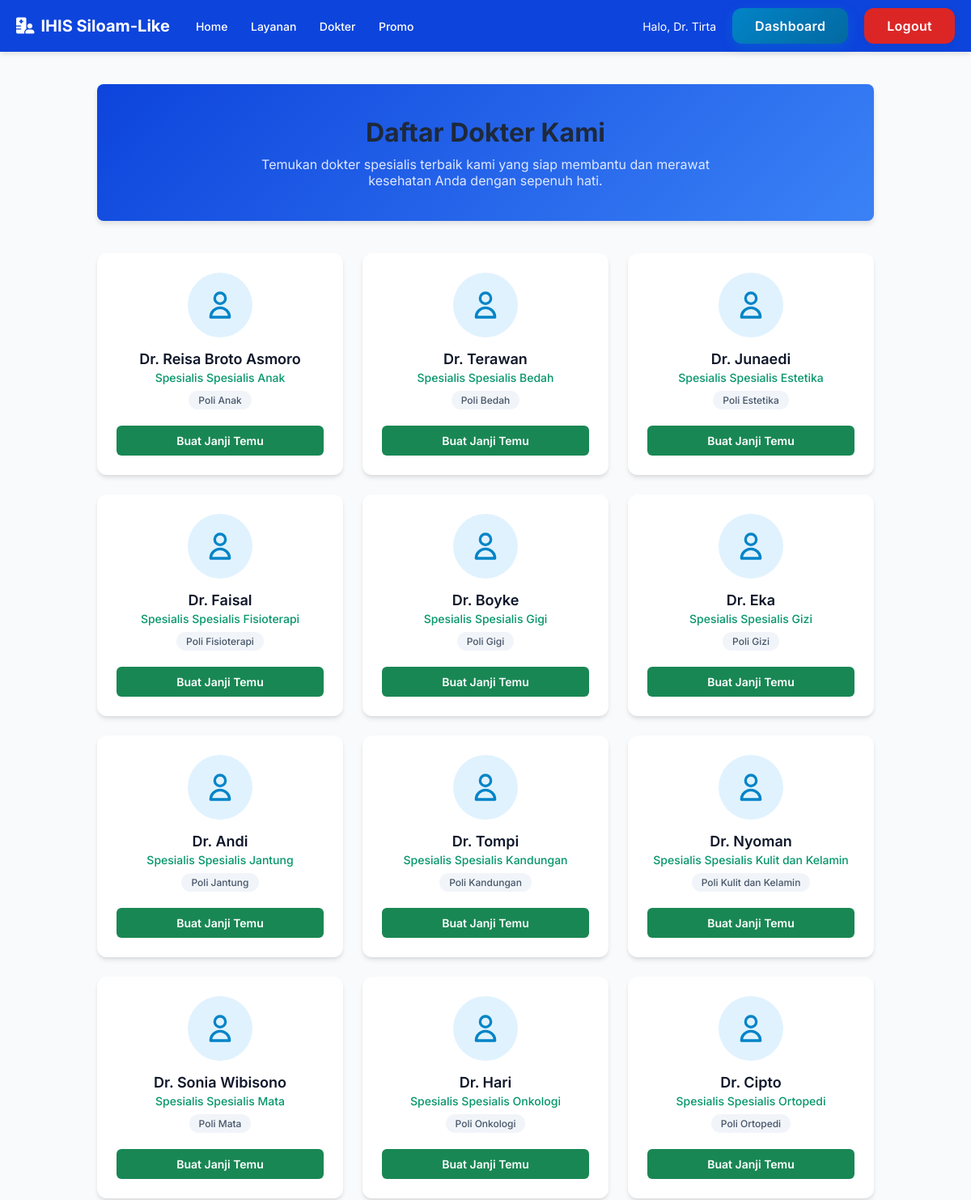
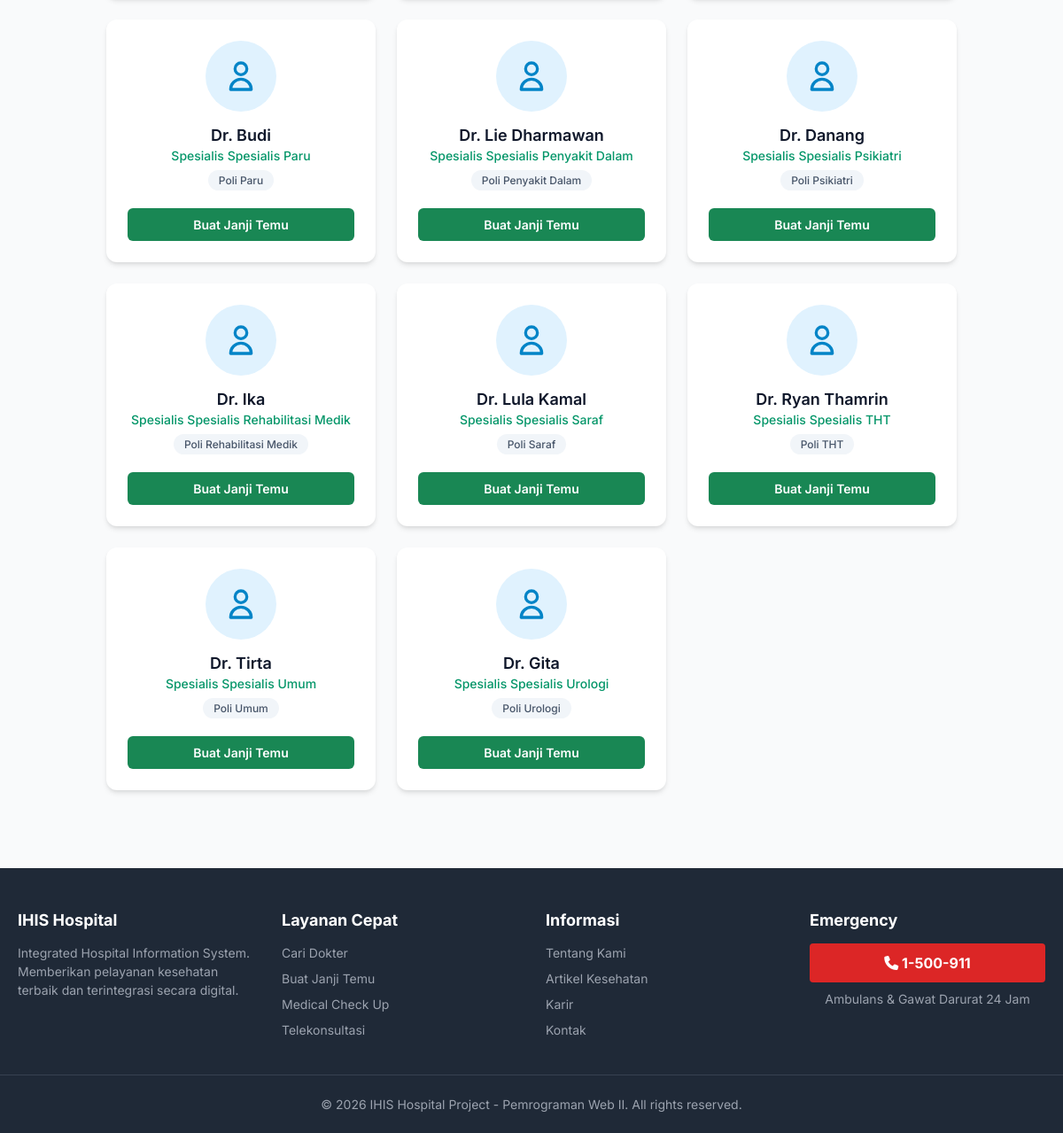
The page /index.php?page=doctors (signed in) on the database its author committed (2 pictures, top to bottom).
### tables this page shows
CREATE TABLE `doctors` (
  `id` int(11) NOT NULL,
  `user_id` int(11) NOT NULL,
  `poly_id` int(11) NOT NULL,
  `full_name` varchar(150) NOT NULL,
  `specialty` varchar(100) NOT NULL,
  `fee` decimal(10,2) NOT NULL DEFAULT 0.00,
  `status` enum('ACTIVE','INACTIVE') DEFAULT 'ACTIVE',
  `created_at` timestamp NULL DEFAULT current_timestamp()
);

CREATE TABLE `poly` (
  `id` int(11) NOT NULL,
  `name` varchar(100) NOT NULL,
  `description` text DEFAULT NULL,
  `created_at` timestamp NULL DEFAULT current_timestamp()
);

### public_html/index.php (called while the page is built, shortened)
<?php
$page = isset($_GET['page']) ? $_GET['page'] : 'home';
require_once 'includes/header.php';
require_once "pages/{$page}.php";
require_once 'includes/footer.php';
?>

### public_html/pages/doctors.php (the view, shortened to what this page needs)
<?php
$error = '';
$doctors = [];
try {
    $query = "
        SELECT d.id, d.full_name, d.specialty, d.fee, p.name AS poly_name
        FROM doctors d
        LEFT JOIN poly p ON d.poly_id = p.id
        WHERE d.status = 'ACTIVE'
        ORDER BY p.name ASC, d.full_name ASC
    ";
    $stmt = $pdo->query($query);
    $doctors = $stmt->fetchAll(PDO::FETCH_ASSOC);
} catch (PDOException $e) {
    $error = "Gagal memuat daftar dokter: " . $e->getMessage();
}
?>
<div class="doctors-page-container" style="max-width: 1000px; margin: 40px auto; padding: 0 20px;">
    <div class="page-header" style="text-align: center; margin-bottom: 40px;">
        <h1 style="color: #1e293b; font-size: 32px; margin-bottom: 10px;">Daftar Dokter Kami</h1>
        <p style="font-size: 16px; max-width: 600px; margin: 0 auto;">
            Temukan dokter spesialis terbaik kami yang siap membantu dan merawat kesehatan Anda dengan sepenuh hati.
        </p>
    </div>
    <?php if ($error): ?>
        <div style="background:#fee2e2; color:#b91c1c; padding:15px; border-radius:8px; border: 1px solid #f87171; text-align: center;">
            <?= htmlspecialchars($error) ?>
        </div>
    <?php else: ?>
        <div class="doctors-grid" style="display: grid; grid-template-columns: repeat(auto-fill, minmax(280px, 1fr)); gap: 24px;">
            <?php foreach ($doctors as $doc): ?>
                <div class="doctor-card" style="background: #ffffff; border-radius: 12px; padding: 24px; box-shadow: 0 4px 6px -1px rgba(0, 0, 0, 0.1), 0 2px 4px -1px rgba(0, 0, 0, 0.06); text-align: center; transition: transform 0.2s ease;">
                    <div class="doctor-avatar" style="width: 80px; height: 80px; background: #e0f2fe; border-radius: 50%; margin: 0 auto 16px; display: flex; align-items: center; justify-content: center; color: #0284c7;">
                        <svg style="width: 40px; height: 40px;" xmlns="http://www.w3.org/2000/svg" fill="none" viewBox="0 0 24 24" stroke="currentColor">
                            <path stroke-linecap="round" stroke-linejoin="round" stroke-width="2" d="M16 7a4 4 0 11-8 0 4 4 0 018 0zM12 14a7 7 0 00-7 7h14a7 7 0 00-7-7z" />
                        </svg>
                    </div>
                    <h3 style="font-size: 18px; color: #0f172a; margin: 0 0 4px; font-weight: 600;">
                        <?= htmlspecialchars($doc['full_name']) ?>
                    </h3>
                    <p style="color: #059669; font-size: 14px; font-weight: 500; margin: 0 0 8px;">
                        Spesialis <?= htmlspecialchars($doc['specialty']) ?>
                    </p>
                    <div style="display: inline-block; background: #f1f5f9; color: #475569; padding: 4px 12px; border-radius: 999px; font-size: 12px; font-weight: 500; margin-bottom: 20px;">
                        <?= htmlspecialchars($doc['poly_name'] ?? 'Poli Umum') ?>
                    </div>
                    <a href="index.php?page=book_appointment" class="btn-book" style="display: block; width: 100%; background: rgb(25, 135, 84); color: #ffffff; padding: 10px 0; border-radius: 6px; text-decoration: none; font-size: 14px; font-weight: 600; transition: background 0.2s ease;">
                        Buat Janji Temu
                    </a>
                </div>
            <?php endforeach; ?>
        </div>
    <?php endif; ?>
</div>

### public_html/assets/css/global.css (style rules this page uses)
:root { --primary-color: #0d44dc; --primary-hover: #2563eb; --danger-color: #dc2626; --danger-hover: #ef4444; --bg-light: #f9fafb; --text-main: #1f2937; --text-muted: #6b7280; --white: #ffffff; --font-family: 'Inter', sans-serif; }
* { margin: 0; padding: 0; box-sizing: border-box; }
body { font-family: var(--font-family); background-color: var(--bg-light); color: var(--text-main); display: flex; flex-direction: column; min-height: 100vh; }
a { text-decoration: none; color: inherit; }

### public_html/assets/css/doctors.css (style rules this page uses)
.page-header { background: linear-gradient(135deg, var(--primary-color), #3b82f6); color: white; padding: 40px 20px; text-align: center; border-radius: 8px; margin-bottom: 30px; box-shadow: 0 4px 6px rgba(0,0,0,0.1); }
.page-header p { color: #e0e7ff; }

### rows shown on the page
doctors: full_name "Dr. Reisa Broto Asmoro", specialty "Spesialis Anak", poly.name "Poli Anak"
doctors: full_name "Dr. Terawan", specialty "Spesialis Bedah", poly.name "Poli Bedah"
doctors: full_name "Dr. Junaedi", specialty "Spesialis Estetika", poly.name "Poli Estetika"
doctors: full_name "Dr. Faisal", specialty "Spesialis Fisioterapi", poly.name "Poli Fisioterapi"
doctors: full_name "Dr. Boyke", specialty "Spesialis Gigi", poly.name "Poli Gigi"
doctors: full_name "Dr. Eka", specialty "Spesialis Gizi", poly.name "Poli Gizi"
doctors: full_name "Dr. Andi", specialty "Spesialis Jantung", poly.name "Poli Jantung"
doctors: full_name "Dr. Tompi", specialty "Spesialis Kandungan", poly.name "Poli Kandungan"
doctors: full_name "Dr. Nyoman", specialty "Spesialis Kulit dan Kelamin", poly.name "Poli Kulit dan Kelamin"
doctors: full_name "Dr. Sonia Wibisono", specialty "Spesialis Mata", poly.name "Poli Mata"
doctors: full_name "Dr. Hari", specialty "Spesialis Onkologi", poly.name "Poli Onkologi"
doctors: full_name "Dr. Cipto", specialty "Spesialis Ortopedi", poly.name "Poli Ortopedi"
doctors: full_name "Dr. Budi", specialty "Spesialis Paru", poly.name "Poli Paru"
doctors: full_name "Dr. Lie Dharmawan", specialty "Spesialis Penyakit Dalam", poly.name "Poli Penyakit Dalam"
doctors: full_name "Dr. Danang", specialty "Spesialis Psikiatri", poly.name "Poli Psikiatri"
doctors: full_name "Dr. Ika", specialty "Spesialis Rehabilitasi Medik", poly.name "Poli Rehabilitasi Medik"
doctors: full_name "Dr. Lula Kamal", specialty "Spesialis Saraf", poly.name "Poli Saraf"
doctors: full_name "Dr. Ryan Thamrin", specialty "Spesialis THT", poly.name "Poli THT"
doctors: full_name "Dr. Tirta", specialty "Spesialis Umum", poly.name "Poli Umum"
doctors: full_name "Dr. Gita", specialty "Spesialis Urologi", poly.name "Poli Urologi"

### other values the page prints
$_SESSION['user_name'] "Dr. Tirta"
